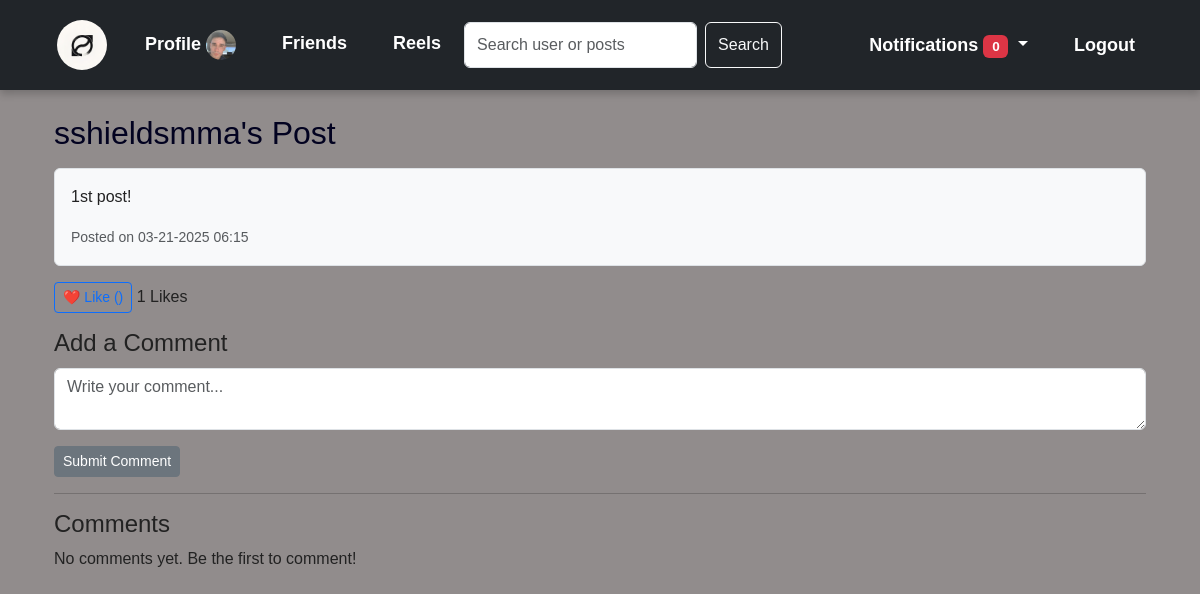
Before: /post/1 (signed in) with the older database file.
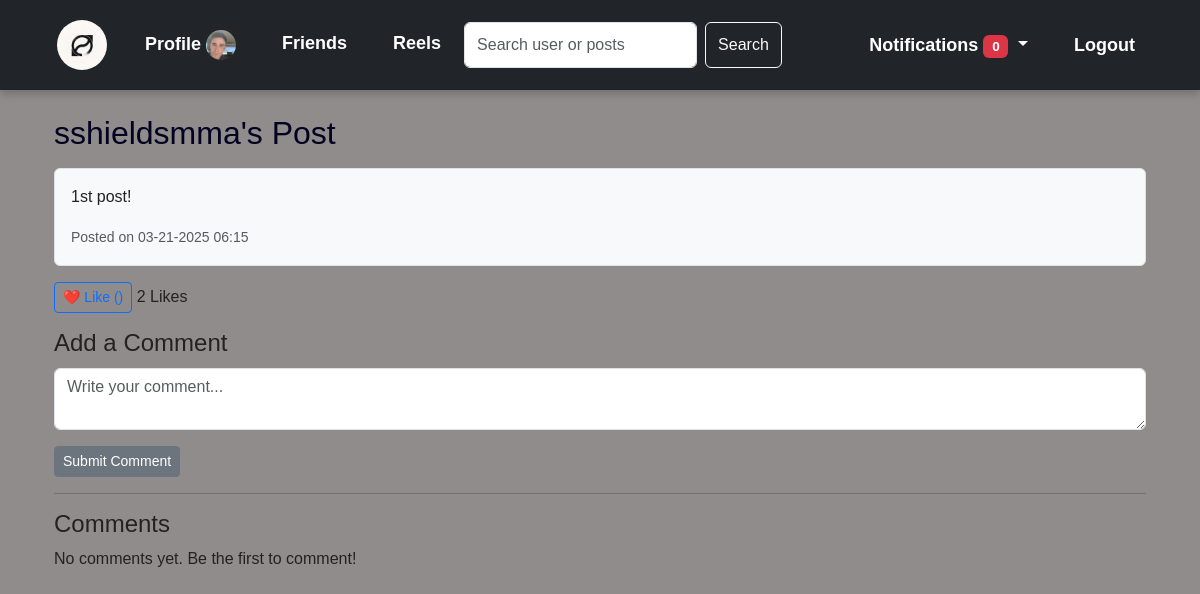
After: the same page with the newer database file.
### app/models.py (models this page shows)
class Post(db.Model):
    id = db.Column(db.Integer, primary_key=True)
    title = db.Column(db.String(100), nullable=True)
    content = db.Column(db.Text, nullable=False)
    date_posted = db.Column(db.DateTime, default=datetime.utcnow)
    user_id = db.Column(db.Integer, db.ForeignKey('user.id'), nullable=False)
    likes = db.Column(db.Integer, default=0, nullable=False)
    comments = db.Column(db.Text, nullable=True)
    views = db.Column(db.Integer, default=0)
    comments = db.relationship('Comment', backref='post', lazy=True)
    user = db.relationship('User', backref='posts', lazy=True)

### app/routes/main.py (the view)
@main.route('/post/<int:post_id>')
def post(post_id):
    post = Post.query.get_or_404(post_id)
    return render_template('post.html', post=post, user=current_user)

### app/models.py (called while the page is built)
@login_manager.user_loader
def load_user(user_id):
    return User.query.get(int(user_id))

### app/routes/main.py (called while the page is built)
@main.context_processor
def inject_notifications():
    if current_user.is_authenticated:
        pending_requests = FriendRequest.query.filter_by(receiver_id=current_user.id, status='pending').all()
    else:
        pending_requests = []
    return dict(pending_requests=pending_requests)

### app/templates/post.html (shortened to what this page needs)
{% extends "layout.html" %}
{% block content %}
<div class="container mt-4">
    <h2>
        <a href="{{ url_for('users.profile', user_id=post.user.id) }}" style="color: rgb(2, 2, 32);">
            {{ post.user.username }}'s Post
        </a>
    </h2>
    <div class="post-container p-3 my-3 border rounded bg-light">
        <p>{{ post.content }}</p>
        <small class="text-muted">Posted on {{ post.date_posted.strftime('%m-%d-%Y %H:%M') }}</small>
    </div>
    <div class="mb-3">
        <form action="{{ url_for('main.like_post', post_id=post.id) }}" method="post" style="display: inline;">
            <button type="submit" class="btn btn-outline-primary btn-sm">❤️ Like ({{ likes_count }})</button>
            <span>{{ post.likes }} Likes</span>
        </form>
    </div>
    <h4>Add a Comment</h4>
    <form action="{{ url_for('main.comment_post', post_id=post.id) }}" method="post">
        <div class="mb-3">
            <textarea name="comment_content" class="form-control" rows="2" placeholder="Write your comment..." required></textarea>
        </div>
        <button type="submit" class="btn btn-secondary btn-sm">Submit Comment</button>
    </form>
    <hr>
    <h4>Comments</h4>
    {% if comments %}
        <ul class="list-group">
            {% for comment in comments %}
                <li class="list-group-item">
                    <strong>{{ comment.user.username }}</strong>: {{ comment.content }}
                    <br>
                    <small class="text-muted">{{ comment.date_posted.strftime('%m-%d-%Y %H:%M') }}</small>
                </li>
            {% endfor %}
        </ul>
    {% else %}
        <p>No comments yet. Be the first to comment!</p>
    {% endif %}
</div>
{% endblock %}

Changed rows visible on the page:
changed Post "1st post!": likes "1" → "2"
